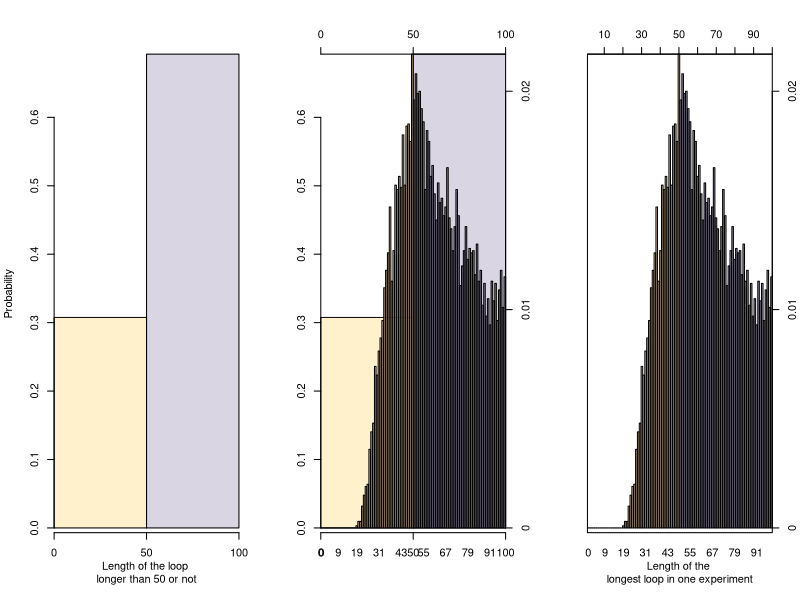

R code for this plot:

# write the function "first_card" to determine the number of the card in the first box each prisoner opened when they enter the room 
# the inputs of function are: n(half of the total number of prisoners, cards and boxes), k(the prisoner's number), strategy(1 is that each prisoner first open the box corresponding to their prisoner number, if the card's number in the box is the prisoner's number, the prisoner succeeds. If the card's number is not the prisoner's number, open the next box corresponding to the card's number; 2 is similar with strategy 1, just the first box opened randomly; 3 is all the boxes opened randomly), card(the boxes'number)
# the output "card_find" is first card's number in the box they first choose
# use "if...else if..." conditional statement to assign value to "card_find", using sample funtion to select 1 number among 2n randomly
first_card <- function(n, k, strategy, card) {
  if (strategy == 1) {
    card_find <- card[k]
  }
  else if (strategy == 2) {
    card_find <- card[sample(c(1:(2*n)), 1)]
  }
  return(card_find)
}

# write the function "strategy_1_2" to determine whether the prisoner go free or not under the strategy 1 and 2
# the inputs of function are: n,k,card(same as function "first_card"); card_find(the output of the function "first_card")
# the output of the function is TRUE of FALSE, which means the prisoner go free or not
# using for loop to implement that each time prisoner try, the prisoner open the box which number is corresponding to the card's number they see in the last box, if statement is to implement when the prisoner find the number in the card corresponding their own number, the output is TRUE, otherwise the output is FALSE
strategy_1_2 <- function(n, k, card, card_find) {
  Find_or_not <- FALSE
  
  for (prisoner_try in 1:n) {
    if (card_find == k) {
      Find_or_not <- TRUE
      break
    }
    card_find <- card[card_find]
  }
  return(Find_or_not)
}

# write a function "strategy_3" simulation strategy 3 that the prisoner randomly chooses to open the box n times.
# the inputs of this funtion are n(the number of times can open the box, half number of total prisoners), k(prisoner's number), card(the box's number)
# the ouput is value 0 or 1, 1 means succeddfuly find a card number in box that mach prisoner's number. 0 means did't find number in the box that mach prisoner's number
# at this funtion, using sample function to randomly assign n numbers from 1 to 2n to simulate the value of opening n box each time. When one of the numbers is the same as the prisoner's number(k), the value corresponding to that array position becomes TRUE. Otherwise the value becomes FALSE. Then useing sum funtion to calculate whether there have TRUE value in the array.
strategy_3 <- function(n, k, card) {
  return(sum(k == card[sample(c(1:(2*n)), n)]))
}

# write the function "Pone" to eatimate the probability of a single prisoner go free successfully under the 3 strategies
# the inputs of function are: n,k,strategy(same as above), nreps(the number of replicate similations to run)
# the output of function is the probability of a single prisoner success under the 3 strategies
# the number of 2n prisoners is assigned successively, and then the escape_num value is set to 0 to calculate the number of successful escapes. for loop is used to simulate the nreps experiment. 
# in each experiment, the card variable was randomly assigned from the prisoner variable. When using strategy 1 or 2, use the first_card function to extract the number of the card each time the box is opened and assign that number to card_find. The strategy_1_2 function is then called to determine if the card number is equal to the prisoner and return TRUE or FALSE. If strategy 3 is used, strategy_3 function is directly called. 
# The escape_num is added to the return value of the different strategy functions to calculate the prisoner's success in finding the box containing his number. The probability of success was calculated by dividing the number of successes by the total number of loop simulations
Pone <- function(n, k, strategy, nreps = 10000) {
  
  prisoner <- c(1:(2*n))
  escape_num <- 0
  
  for (rep in 1:nreps) {
    
    card <- sample(prisoner)
    
    if (strategy == 1 | strategy == 2) {
      card_find <- first_card(n, k, strategy, card)
      escape_num <- escape_num + strategy_1_2(n, k, card, card_find)
    }
    
    else if (strategy == 3) {
      escape_num <- escape_num + strategy_3(n, k, card)
    }
    
  }
  
  return(escape_num/nreps)
  
}

# when n=5, which means there are 10 prisoners, estimate the probability of a single prisoner go free successfully under the 3 strategies
Pone(5, 1, 1, 10000)
Pone(5, 1, 2, 10000)
Pone(5, 1, 3, 10000)

# when n=50, which means there are 100 prisoners, estimate the probability of a single prisoner go free successfully under the 3 strategies
Pone(50, 1, 1, 10000)
Pone(50, 1, 2, 10000)
Pone(50, 1, 3, 10000)

# write the function "Pall" to eatimate the probability of all prisoners go free successfully under the 3 strategies
# the inputs of the function are n, strategy and nreps
# the output of function is the probability of all prisoners success under the 3 strategies
# The main idea of Pall function is very similar to that of Pone function. The main difference is that another for loop is embedded in the for loop to simulate that all prisoners enter the room in one of experiments. If one of the prisoners fails in each experiment, the strategy function referenced will return FALSE. 
# Use the if statement to determine when (! If find_or_not) is TRUE (meaning find_or_not is false), the condition fires, using a break statement to jump out of the current loop and making no changes to escape_num. After 2n cycles, determine whether escape_num is equal to 2n (if it is equal to 2n, every prisoner has successfully escaped). This judgment returns true or false, counts the number of successes using success_escape, and returns its success probability
Pall <- function(n, strategy, nreps = 10000) {
  prisoner <- c(1:(2*n))
  success_escape <- 0
  
  for (rep in 1:nreps) {
    
    card <- sample(prisoner)
    escape_num <- 0
    
    for (k in 1:(2*n)) {
      
      if (strategy == 1 | strategy == 2) {
        card_find <- first_card(n, k, strategy, card)
        Find_or_not <- strategy_1_2(n, k, card, card_find)
        if (!Find_or_not) {break}
        escape_num <- escape_num + 1
      }
      
      else if (strategy == 3) {
        Find_or_not <- strategy_3(n, k, card)
        if (!Find_or_not) {break}
        escape_num <- escape_num + 1
      }
    }
    success_escape <- success_escape + (escape_num == (2*n))
    
  }
  return(success_escape/nreps)
  
}

# when n=5, which means there are 10 prisoners, estimate the probability of all prisoners go free successfully under the 3 strategies
Pall(5, 1, 10000)
Pall(5, 2, 10000)
Pall(5, 3, 10000)

# when n=50, which means there are 100 prisoners, estimate the probability of all prisoners go free successfully under the 3 strategies
Pall(50, 1, 10000)
Pall(50, 2, 10000)
Pall(50, 3, 10000)

# remarks: when the number of prisoners is large enough, the probability of all escaping should be about zero, for example, when n = 50, the probability of all success should be (1/2)^100, however, when we use strategy 1, the probability of success becomes about 30%.

dloop <- function(n, nreps) {
  occur <- vector(length = 2*n)
  box <- c(1:(2*n))
  
  for (try in 1:nreps) {
    card <- sample(box)
    tmp <- vector(length = 2*n)
    for (k in 1:(2*n)) {
      card_find <- card[k]
      for (try_k in 1:(2*n)) {
        if(card_find == k) {
          tmp[try_k] <- 1
          break
        }
        card_find <- card[card_find]
      } 
      
    }
    occur <- occur + tmp
  }
  prob <- occur/nreps
  return(prob)
}

#Q6
no_loop_l_50 <- 0
largest <- vector(length = 100)

for (i in 1:10000) {
  tmp <- dloop(50,1)
  index <- c(1:100)
  no_loop_l_50 <- no_loop_l_50 + (sum(tmp[51:100]) == 0)
  index <- index[tmp == 1]
  largest[max(index)] <- largest[max(index)] + 1
}

prob_no_longer_50 <- no_loop_l_50/10000
prob_largest_onetime <- largest/10000
names(prob_largest_onetime) <- c(0:99)

color1 <- c(rgb(255,220,126,100, maxColorValue = 255), rgb(158,148,182,100, maxColorValue = 255))
color2 <- c(rep(rgb(254,212,152,200, maxColorValue = 255),50), rep(rgb(158,148,182,200, maxColorValue = 255), 50))

par(mfcol = c(1,3))
barplot(c(prob_no_longer_50, sum(largest[51:100])/10000), space = 0
        , col = color1, xaxs="i"
        , xlab = "Length of the loop \nlonger than 50 or not"
        , ylab = "Probability")
axis(1, c(0,1,2), c(0,50,100))

barplot(c(prob_no_longer_50, sum(largest[51:100])/10000), space = 0, col = color1, xaxs="i")
axis(1, c(0,1,2), c(0,50,100))
axis(3, c(0,1,2), c(0,50,100))
par(new = TRUE)
barplot(prob_largest_onetime, col = color2, xaxs = "i", yaxt = "n")
axis(4, seq(0,0.025,0.01), seq(0,0.025,0.01))

plot(c(1:100), xaxs = "i", type = "n", xlab = "", ylab = "", yaxt = "n", xaxt = "n")
axis(3, seq(0,110,10), seq(0,110,10))
par(new = TRUE)
barplot(prob_largest_onetime, col = color2, xaxs = "i", yaxt = "n"
        , xlab = "Length of the \nlongest loop in one experiment")
axis(4, seq(0,0.025,0.01), seq(0,0.025,0.01))
